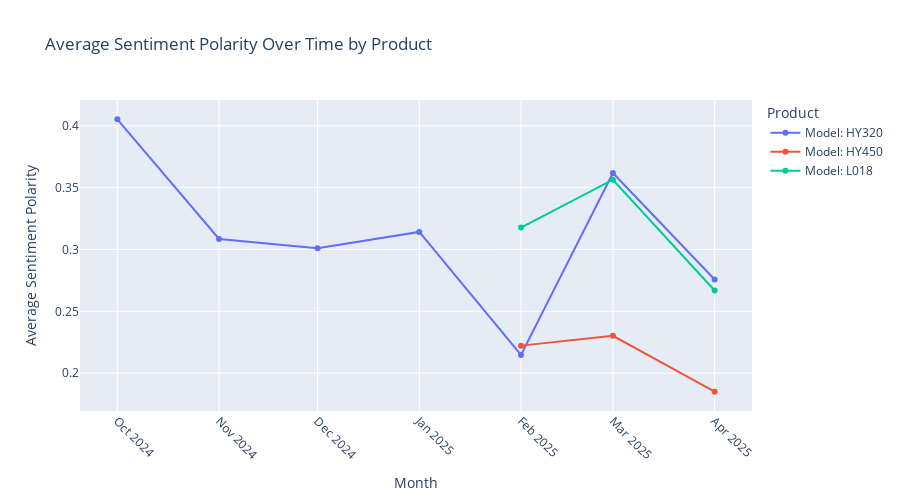

The notebook cell saved with this chart:
### Code cell
# Group by month and product, calculate average sentiment polarity
monthly_sentiment = all_reviews.groupby(['month_year', 'product_name'])[['polarity', 'subjectivity']].mean().reset_index()
monthly_sentiment['month_year'] = monthly_sentiment['month_year'].astype(str)

# Plot sentiment polarity over time
fig = px.line(
    monthly_sentiment, 
    x='month_year', 
    y='polarity', 
    color='product_name',
    markers=True,
    title='Average Sentiment Polarity Over Time by Product',
    labels={'month_year': 'Month', 'polarity': 'Average Sentiment Polarity', 'product_name': 'Product'}
)

fig.update_layout(
    xaxis=dict(tickangle=45),
    height=500
)

fig.show()

### Figure 1 — Plotly figure (JSON) as saved in the notebook; plotly's stock layout.template omitted (floating-point values rounded to 4 significant figures)
{"data": [{"hovertemplate": "Product=Model: HY320<br>Month=%{x}<br>Average Sentiment Polarity=%{y}<extra></extra>", "legendgroup": "Model: HY320", "line": {"color": "#636efa", "dash": "solid"}, "marker": {"symbol": "circle"}, "mode": "lines+markers", "name": "Model: HY320", "orientation": "v", "showlegend": true, "type": "scatter", "x": ["2024-10", "2024-11", "2024-12", "2025-01", "2025-02", "2025-03", "2025-04"], "xaxis": "x", "y": [0.4053, 0.3085, 0.3011, 0.3142, 0.2148, 0.3619, 0.2757], "yaxis": "y"}, {"hovertemplate": "Product=Model: HY450<br>Month=%{x}<br>Average Sentiment Polarity=%{y}<extra></extra>", "legendgroup": "Model: HY450", "line": {"color": "#EF553B", "dash": "solid"}, "marker": {"symbol": "circle"}, "mode": "lines+markers", "name": "Model: HY450", "orientation": "v", "showlegend": true, "type": "scatter", "x": ["2025-02", "2025-03", "2025-04"], "xaxis": "x", "y": [0.2223, 0.2302, 0.185], "yaxis": "y"}, {"hovertemplate": "Product=Model: L018<br>Month=%{x}<br>Average Sentiment Polarity=%{y}<extra></extra>", "legendgroup": "Model: L018", "line": {"color": "#00cc96", "dash": "solid"}, "marker": {"symbol": "circle"}, "mode": "lines+markers", "name": "Model: L018", "orientation": "v", "showlegend": true, "type": "scatter", "x": ["2025-02", "2025-03", "2025-04"], "xaxis": "x", "y": [0.3177, 0.3565, 0.2668], "yaxis": "y"}], "layout": {"height": 500, "legend": {"title": {"text": "Product"}, "tracegroupgap": 0}, "title": {"text": "Average Sentiment Polarity Over Time by Product"}, "xaxis": {"anchor": "y", "domain": [0, 1], "tickangle": 45, "title": {"text": "Month"}}, "yaxis": {"anchor": "x", "domain": [0, 1], "title": {"text": "Average Sentiment Polarity"}}}}
